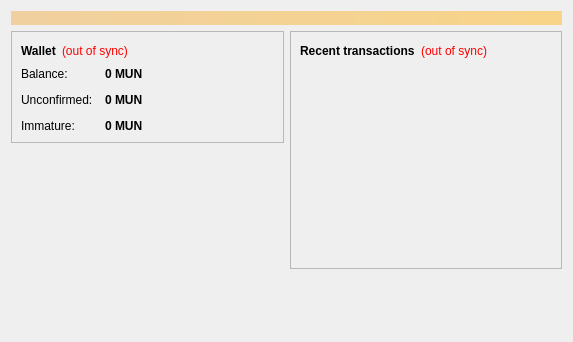
<?xml version="1.0" encoding="UTF-8"?>
<ui version="4.0">
 <class>OverviewPage</class>
 <widget class="QWidget" name="OverviewPage">
  <property name="geometry">
   <rect>
    <x>0</x>
    <y>0</y>
    <width>573</width>
    <height>342</height>
   </rect>
  </property>
  <property name="windowTitle">
   <string>Form</string>
  </property>
  <layout class="QVBoxLayout" name="topLayout">
   <item>
    <widget class="QLabel" name="labelAlerts">
     <property name="visible">
      <bool>false</bool>
     </property>
     <property name="styleSheet">
      <string notr="true">background-color: qlineargradient(x1: 0, y1: 0, x2: 1, y2: 0, stop:0 #F0D0A0, stop:1 #F8D488); color:#000000;</string>
     </property>
     <property name="wordWrap">
      <bool>true</bool>
     </property>
     <property name="margin">
      <number>3</number>
     </property>
    </widget>
   </item>
   <item>
    <layout class="QHBoxLayout" name="horizontalLayout" stretch="1,1">
     <item>
      <layout class="QVBoxLayout" name="verticalLayout_2">
       <item>
        <widget class="QFrame" name="frame">
         <property name="frameShape">
          <enum>QFrame::StyledPanel</enum>
         </property>
         <property name="frameShadow">
          <enum>QFrame::Raised</enum>
         </property>
         <layout class="QVBoxLayout" name="verticalLayout_4">
          <item>
           <layout class="QHBoxLayout" name="horizontalLayout_4">
            <item>
             <widget class="QLabel" name="label_5">
              <property name="font">
               <font>
                <weight>75</weight>
                <bold>true</bold>
               </font>
              </property>
              <property name="text">
               <string>Wallet</string>
              </property>
             </widget>
            </item>
            <item>
             <widget class="QLabel" name="labelWalletStatus">
              <property name="toolTip">
               <string>The displayed information may be out of date. Your wallet automatically synchronizes with the Muniti network after a connection is established, but this process has not completed yet.</string>
              </property>
              <property name="styleSheet">
               <string notr="true">QLabel { color: red; }</string>
              </property>
              <property name="text">
               <string notr="true">(out of sync)</string>
              </property>
              <property name="alignment">
               <set>Qt::AlignLeading|Qt::AlignLeft|Qt::AlignVCenter</set>
              </property>
             </widget>
            </item>
            <item>
             <spacer name="horizontalSpacer_2">
              <property name="orientation">
               <enum>Qt::Horizontal</enum>
              </property>
              <property name="sizeHint" stdset="0">
               <size>
                <width>40</width>
                <height>20</height>
               </size>
              </property>
             </spacer>
            </item>
           </layout>
          </item>
          <item>
           <layout class="QFormLayout" name="formLayout_2">
            <property name="fieldGrowthPolicy">
             <enum>QFormLayout::AllNonFixedFieldsGrow</enum>
            </property>
            <property name="horizontalSpacing">
             <number>12</number>
            </property>
            <property name="verticalSpacing">
             <number>12</number>
            </property>
            <item row="0" column="0">
             <widget class="QLabel" name="label">
              <property name="text">
               <string>Balance:</string>
              </property>
             </widget>
            </item>
            <item row="0" column="1">
             <widget class="QLabel" name="labelBalance">
              <property name="font">
               <font>
                <weight>75</weight>
                <bold>true</bold>
               </font>
              </property>
              <property name="cursor">
               <cursorShape>IBeamCursor</cursorShape>
              </property>
              <property name="toolTip">
               <string>Your current balance</string>
              </property>
              <property name="text">
               <string notr="true">0 MUN</string>
              </property>
              <property name="textInteractionFlags">
               <set>Qt::LinksAccessibleByMouse|Qt::TextSelectableByKeyboard|Qt::TextSelectableByMouse</set>
              </property>
             </widget>
            </item>
            <item row="1" column="0">
             <widget class="QLabel" name="label_3">
              <property name="text">
               <string>Unconfirmed:</string>
              </property>
             </widget>
            </item>
            <item row="1" column="1">
             <widget class="QLabel" name="labelUnconfirmed">
              <property name="font">
               <font>
                <weight>75</weight>
                <bold>true</bold>
               </font>
              </property>
              <property name="cursor">
               <cursorShape>IBeamCursor</cursorShape>
              </property>
              <property name="toolTip">
               <string>Total of transactions that have yet to be confirmed, and do not yet count toward the current balance</string>
              </property>
              <property name="text">
               <string notr="true">0 MUN</string>
              </property>
              <property name="textInteractionFlags">
               <set>Qt::LinksAccessibleByMouse|Qt::TextSelectableByKeyboard|Qt::TextSelectableByMouse</set>
              </property>
             </widget>
            </item>
            <item row="2" column="0">
             <widget class="QLabel" name="labelImmatureText">
              <property name="text">
               <string>Immature:</string>
              </property>
             </widget>
            </item>
            <item row="2" column="1">
             <widget class="QLabel" name="labelImmature">
              <property name="font">
               <font>
                <weight>75</weight>
                <bold>true</bold>
               </font>
              </property>
              <property name="toolTip">
               <string>Mined balance that has not yet matured</string>
              </property>
              <property name="text">
               <string notr="true">0 MUN</string>
              </property>
              <property name="textInteractionFlags">
               <set>Qt::LinksAccessibleByMouse|Qt::TextSelectableByKeyboard|Qt::TextSelectableByMouse</set>
              </property>
             </widget>
            </item>
           </layout>
          </item>
         </layout>
        </widget>
       </item>
       <item>
        <spacer name="verticalSpacer">
         <property name="orientation">
          <enum>Qt::Vertical</enum>
         </property>
         <property name="sizeHint" stdset="0">
          <size>
           <width>20</width>
           <height>40</height>
          </size>
         </property>
        </spacer>
       </item>
        <item>
         <widget class="QLabel" name="label_wallet_bgcoin">
          <property name="text">
           <string/>
          </property>
          <property name="pixmap">
           <pixmap resource="../bitcoin.qrc">:/images/wallet_bgcoin</pixmap>
          </property>
          <property name="scaledContents">
           <bool>false</bool>
          </property>
          <property name="alignment">
           <set>Qt::AlignCenter</set>
          </property>
          <property name="margin">
           <number>-2</number>
          </property>
         </widget>
        </item>
        <item>
         <widget class="QLabel" name="label_6">
          <property name="text">
           <string/>
          </property>
         </widget>
        </item>
      </layout>
     </item>
     <item>
      <layout class="QVBoxLayout" name="verticalLayout_3">
       <item>
        <widget class="QFrame" name="frame_2">
         <property name="frameShape">
          <enum>QFrame::StyledPanel</enum>
         </property>
         <property name="frameShadow">
          <enum>QFrame::Raised</enum>
         </property>
         <layout class="QVBoxLayout" name="verticalLayout">
          <item>
           <layout class="QHBoxLayout" name="horizontalLayout_2">
            <item>
             <widget class="QLabel" name="label_4">
              <property name="text">
               <string>&lt;b&gt;Recent transactions&lt;/b&gt;</string>
              </property>
             </widget>
            </item>
            <item>
             <widget class="QLabel" name="labelTransactionsStatus">
              <property name="toolTip">
               <string>The displayed information may be out of date. Your wallet automatically synchronizes with the Muniti network after a connection is established, but this process has not completed yet.</string>
              </property>
              <property name="styleSheet">
               <string notr="true">QLabel { color: red; }</string>
              </property>
              <property name="text">
               <string notr="true">(out of sync)</string>
              </property>
              <property name="alignment">
               <set>Qt::AlignRight|Qt::AlignTrailing|Qt::AlignVCenter</set>
              </property>
             </widget>
            </item>
            <item>
             <spacer name="horizontalSpacer">
              <property name="orientation">
               <enum>Qt::Horizontal</enum>
              </property>
              <property name="sizeHint" stdset="0">
               <size>
                <width>40</width>
                <height>20</height>
               </size>
              </property>
             </spacer>
            </item>
           </layout>
          </item>
          <item>
           <widget class="QListView" name="listTransactions">
            <property name="styleSheet">
             <string notr="true">QListView { background: transparent; }</string>
            </property>
            <property name="frameShape">
             <enum>QFrame::NoFrame</enum>
            </property>
            <property name="verticalScrollBarPolicy">
             <enum>Qt::ScrollBarAlwaysOff</enum>
            </property>
            <property name="horizontalScrollBarPolicy">
             <enum>Qt::ScrollBarAlwaysOff</enum>
            </property>
            <property name="selectionMode">
             <enum>QAbstractItemView::NoSelection</enum>
            </property>
           </widget>
          </item>
         </layout>
        </widget>
       </item>
       <item>
        <spacer name="verticalSpacer_2">
         <property name="orientation">
          <enum>Qt::Vertical</enum>
         </property>
         <property name="sizeHint" stdset="0">
          <size>
           <width>20</width>
           <height>40</height>
          </size>
         </property>
        </spacer>
       </item>
      </layout>
     </item>
    </layout>
   </item>
  </layout>
 </widget>
 <resources/>
 <connections/>
</ui>
